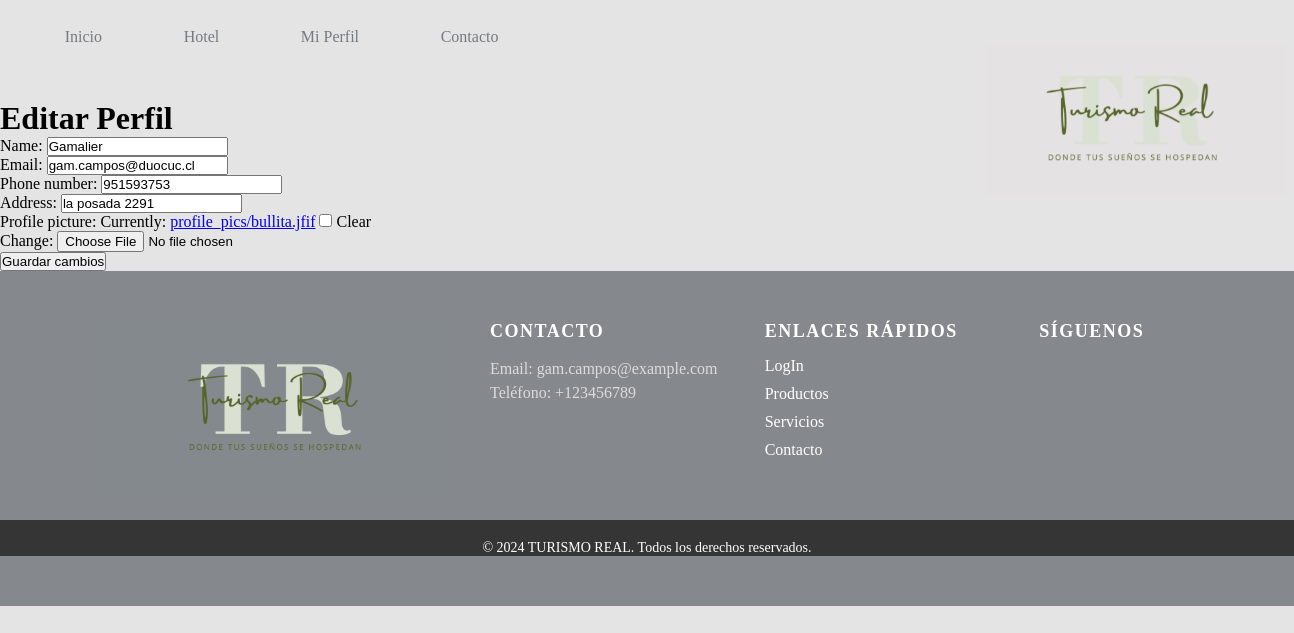
Screenshot of /perfil/editar/ (signed in) with the database file from the repository.
### Hotels/models.py (models this page shows, shortened)
class Profile(models.Model):
    user = models.OneToOneField(User, on_delete=models.CASCADE)
    name = models.CharField(max_length=100)
    email = models.EmailField(max_length=254)
    phone_number = models.CharField(max_length=20)
    address = models.CharField(max_length=255)
    profile_picture = models.ImageField(upload_to='profile_pics/', blank=True, null=True)

### Hotels/views.py (the view)
# urls.py: path('perfil/editar/', views.edit_profile, name='editar'),
def edit_profile(request):
    profile = request.user.profile
    if request.method == 'POST':
        profile_form = ProfileForm(request.POST, request.FILES, instance=profile)
        if profile_form.is_valid():
            profile_form.save()
            messages.success(request, 'Perfil actualizado correctamente.')
            return redirect('perfil')
    else:
        profile_form = ProfileForm(instance=profile)
    return render(request, 'editar.html', {'profile_form': profile_form})

### Hotels/forms.py
class ProfileForm(forms.ModelForm):
    class Meta:
        model = Profile
        fields = ['name', 'email', 'phone_number', 'address', 'profile_picture']

### Hotels/templates/editar.html (shortened to what this page needs)
{% extends "base.html" %}
{% load static %}
{% block content %}
<h1>Editar Perfil</h1>
<form method="post" enctype="multipart/form-data">
    {{ profile_form.as_p }}
    <button type="submit" class="btn btn-primary">Guardar cambios</button>
</form>
{% endblock %}

### Hotels/templates/base.html (style rules this page uses)
* { margin: 0; padding: 0; box-sizing: border-box; }
body { background-color: #e4e4e4; }

### rows the page displays
Profile: name "Gamalier", email "gam.campos@duocuc.cl", phone_number "951593753", address "la posada 2291"
